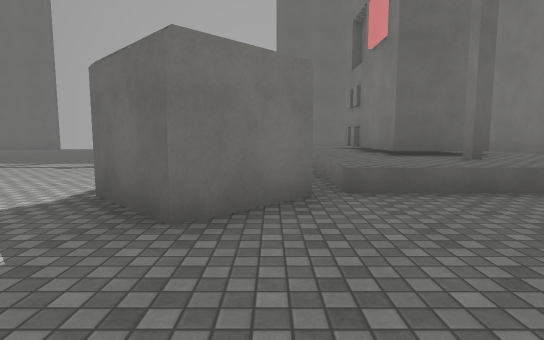
view 1 (above)

19 first-person views from a walk through a scene from a Unity 3-D project. The camera is 1.3 m above the floor, tilts 6° down and sees 80° across. The floor is counted in squares, 2 m on a side. Each view is taken from the middle of a square. On the plan, view 1 faces up. The plan holds only what a view shows up to about 10 squares ahead; the rest is blank. The place goes on beyond the plan. Surface patterns are stand-ins for the level's own textures.

view 2
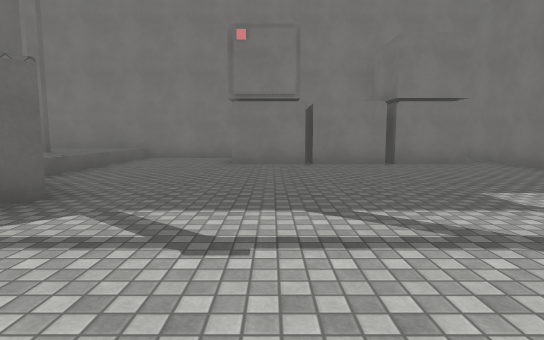

view 3
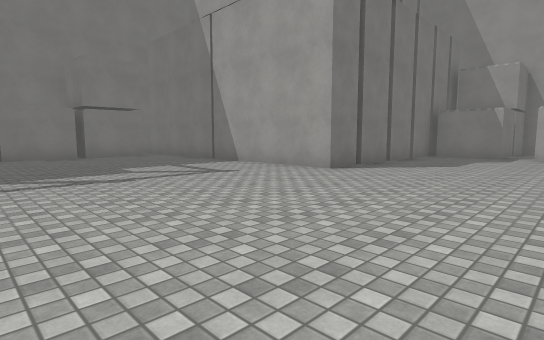

view 4
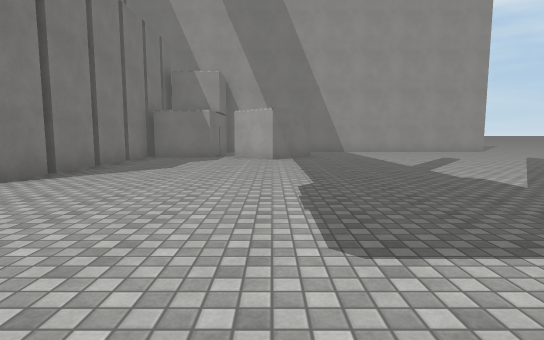

view 5
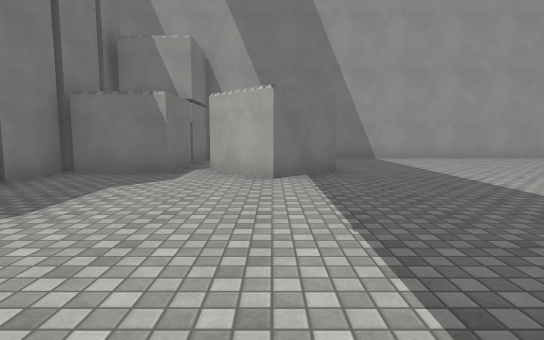

view 6
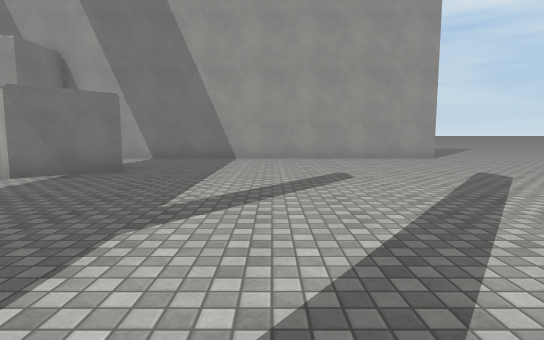

view 7
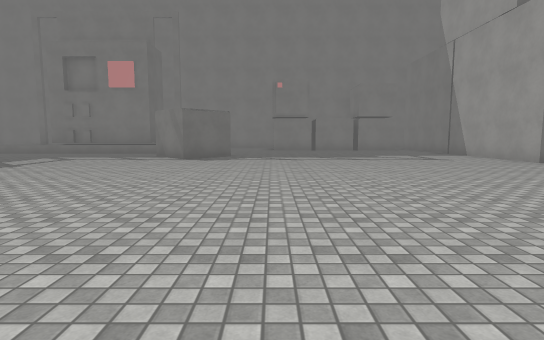

view 8
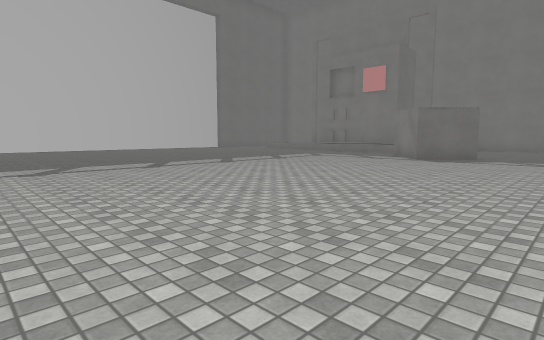

view 9
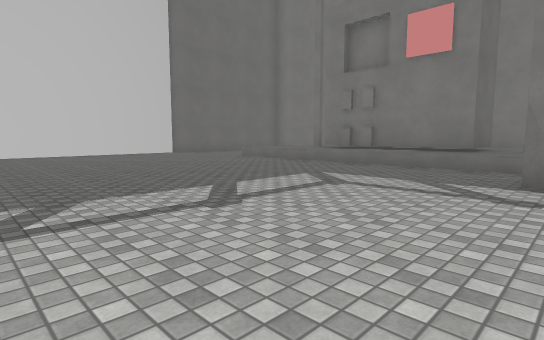

view 10
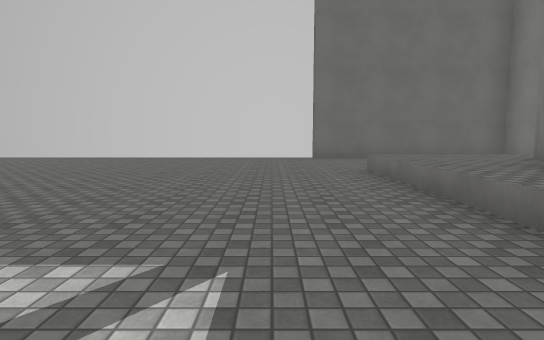

view 11
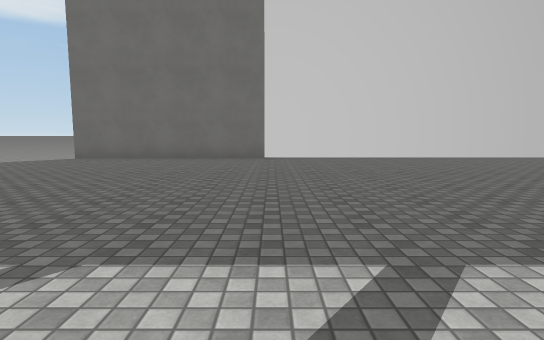

view 12
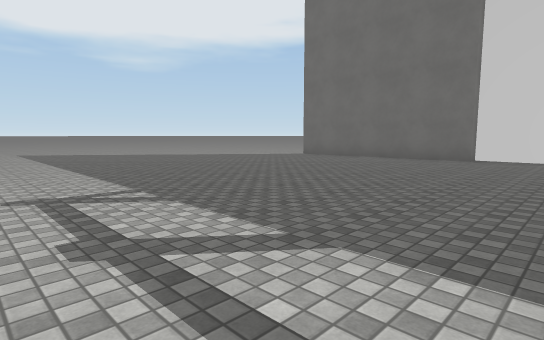

view 13
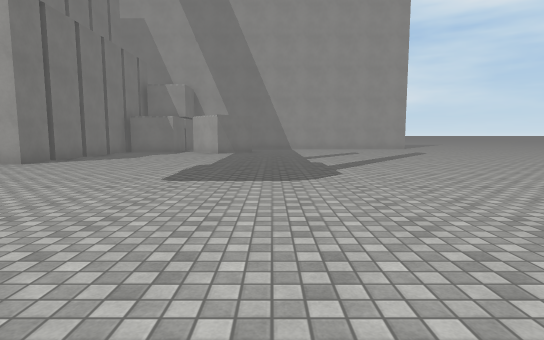

view 14
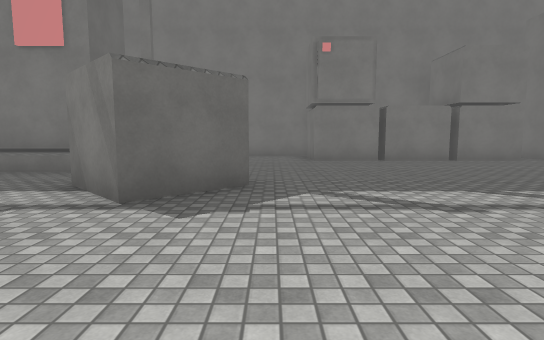

view 15
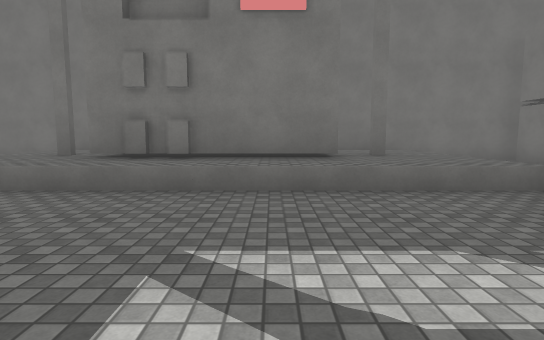

view 16
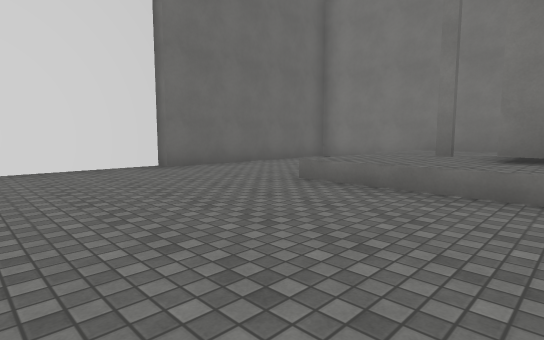

view 17
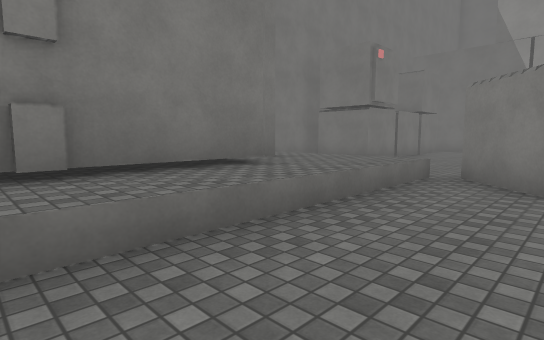

view 18
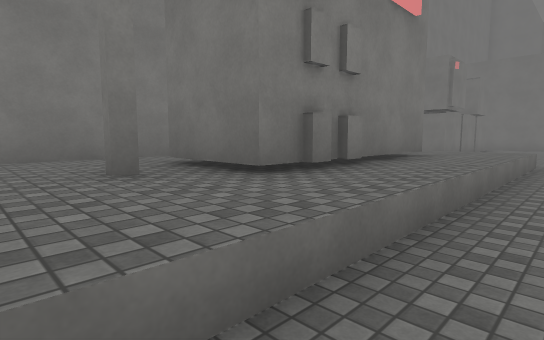

view 19
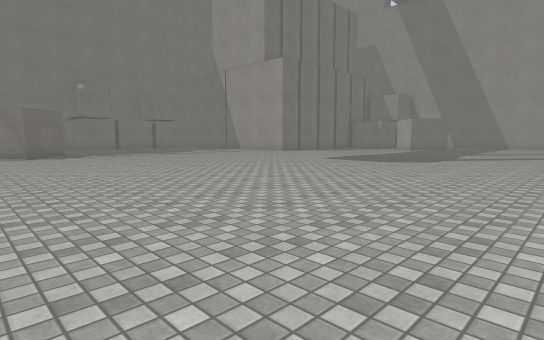

### Floor plan
Key: @ floor where view 1 was taken; # wall or solid block; . floor; = window, fence, low wall or low ledge; ^ raised ledge; O other object.
Columns run from 16 left of view 1 to 6 right of it. Each row starts with its distance up from view 1.
 16      #############
 15 .#####...........######
 14 ....................  #
 13 ...................   #
 12 .................^^^^^#
 11 .................^^^^=
 10 .................^^#^=
  9 .................^^^#=
  8 .................^^^#=
  7 .................^^^#=
  6    ..............^^#^=
  5    ..............^^^^=
  4    ............OO^^^^^#
  3    ...........OOO.....#
  2    ...................#
  1    .................OO#
  0    .............@...O
 -1     ................OO
 -2    .................OO
 -3    .................OO
 -4   ..................OO
 -5  ....................
 -6 .............##########
 -7 .............#
 -8 .............#
 -9  ............#
-10  ........O...#
-11 ........OOOOO#
-12 ......... .OO
-13 .......... OO
-14 .######### OO

Positions as (right, up) in squares from view 1, and headings:
1: (0, 0), facing up
2: (-4, 0), facing right
3: (-7, 0), facing down-right
4: (-7, -1), facing down
5: (-7, -5), facing down
6: (-11, -5), facing down
7: (-11, 1), facing right
8: (-11, 0), facing up-right
9: (-6, 4), facing up-right
10: (-1, 6), facing up
11: (-10, 6), facing up
12: (-8, 6), facing up-left
13: (-9, 2), facing down
14: (-5, 2), facing right
15: (-3, 7), facing right
16: (-3, 9), facing up-right
17: (-1, 9), facing down-right
18: (0, 12), facing down-right
19: (-13, 5), facing down-right
